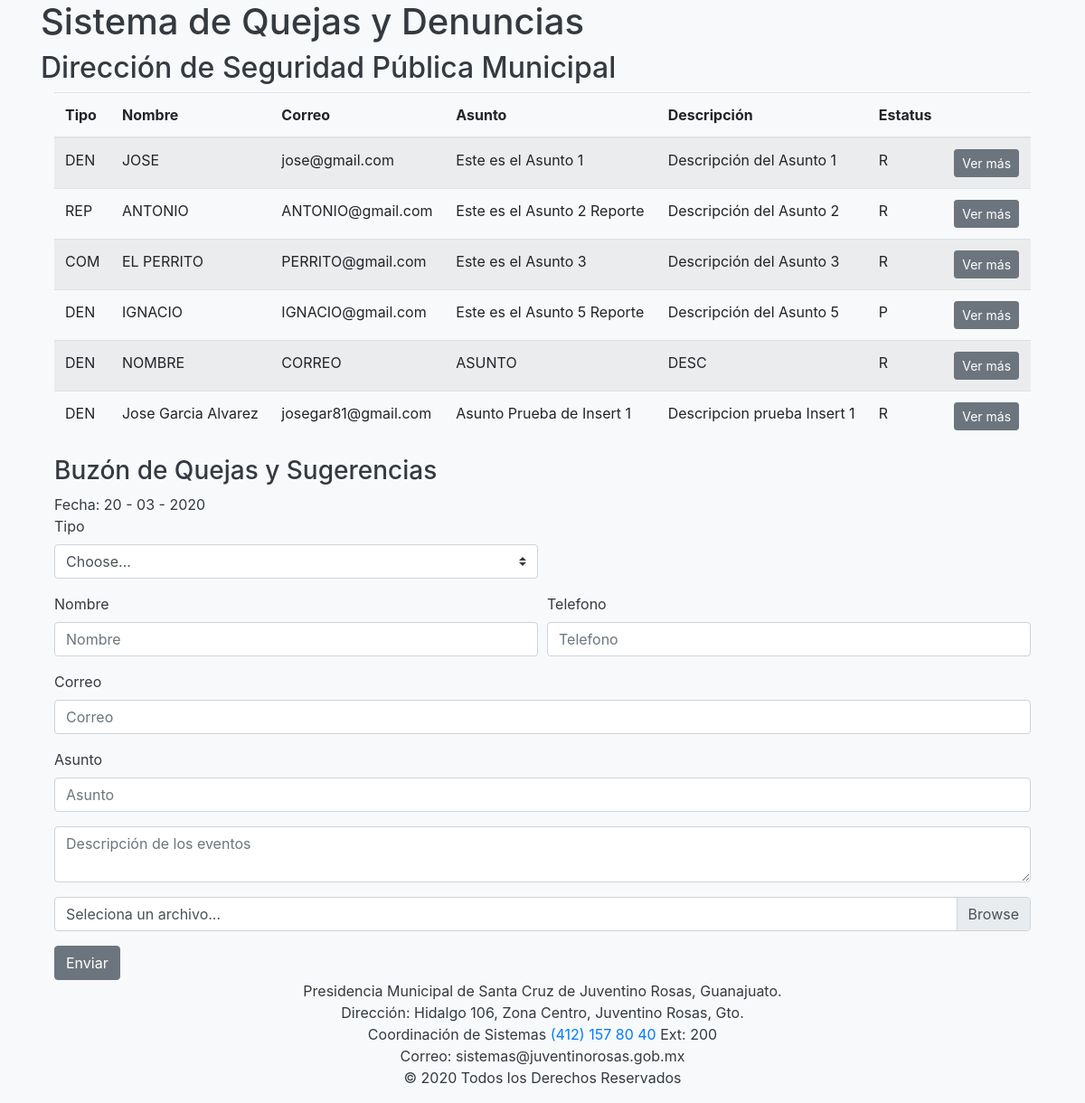
The page / on the database its author committed.
### tables this page shows
CREATE TABLE `denuncias` (
  `id` int(11) NOT NULL AUTO_INCREMENT,
  `folio` varchar(12) NOT NULL,
  `fecha` datetime NOT NULL DEFAULT CURRENT_TIMESTAMP COMMENT 'Se inserta en automatico cuando guarda ',
  `tipo` char(3) DEFAULT NULL,
  `nombre` varchar(60) DEFAULT NULL,
  `ciudad` varchar(45) DEFAULT NULL,
  `correo` varchar(80) DEFAULT NULL,
  `telefono` varchar(12) DEFAULT NULL,
  `asunto` varchar(80) DEFAULT NULL,
  `descripcion` text NOT NULL,
  `urlArchivoEvidencia` varchar(45) DEFAULT NULL,
  `estatus` char(1) NOT NULL DEFAULT 'R',
  PRIMARY KEY (`id`),
  UNIQUE KEY `folio_UNIQUE` (`folio`)
);

### controller/denunciasController.php (called while the page is built)
<?php
  require_once ('model/DenunciasModel.php');
  $denuncia = new DenunciasModel();
  $matrizDenuncias = $denuncia->getDenuncias();
  require_once ('view/DenunciasView.php');
  require_once ('view/formDenunciasView.php');
 ?>

### model/Conectar.php (called while the page is built)
<?php
  class Conectar {
    public static function conexion (){
      try {
        $conexion_db = new PDO('mysql:host=localhost; dbname=denuncias', 'root', '');
        $conexion_db->setAttribute(PDO::ATTR_ERRMODE, PDO::ERRMODE_EXCEPTION);
        $conexion_db->exec("SET CHARACTER SET utf8");
      } catch (\Exception $e) {
        die('Error: ' . $e->GetMessage());
        echo "<br> La linea de error es: " . $e->getLine();
      }
      return $conexion_db;
    }
  }
 ?>

### model/DenunciasModel.php (called while the page is built, shortened)
<?php
  class DenunciasModel{
    private $db;
    private $denuncias;
    public function __construct(){
      require_once ('model/Conectar.php');
      $this->db = Conectar::conexion();
    }
    public function getDenuncias(){
      $sql = "SELECT * FROM denuncias";
      $consulta = $this->db->prepare($sql);
      $consulta->execute();
      while($rs = $consulta->fetchAll(PDO::FETCH_ASSOC)){
        $this->denuncias = $rs;
      }
      return $this->denuncias;
      $this->db = null;
      print_r($this->denuncias);
    }
  }
?>

### view/DenunciasView.php (the view, shortened to what this page needs)
<!DOCTYPE html>
<html lang="en">
<head>
</head>
<body>
  <div class="container">
    <table class="table table-striped">
      <thead>
        <tr>
          <th scope="col">Tipo</th>
          <th scope="col">Nombre</th>
          <th scope="col">Correo</th>
          <th scope="col">Asunto</th>
          <th scope="col">Descripción</th>
          <th scope="col">Estatus</th>
          <th></th>
        </tr>
      </thead>
      <tbody>
      <?php foreach ($matrizDenuncias as $elemento): ?>
        <tr scope="row">
          <td><?php echo $elemento['tipo']; ?></td>
          <td><?php echo $elemento['nombre']; ?></td>
          <td><?php echo $elemento['correo']; ?></td>
          <td><?php echo $elemento['asunto']; ?></td>
          <td><?php echo $elemento['descripcion']; ?></td>
          <td><?php echo $elemento['estatus']; ?></td>
          <td><input type="submit" id="verMas" class="btn btn-secondary btn-sm" value="Ver más"></td>
        </tr>
      <?php endforeach; ?>
      </tbody>
    </table>
  </div>
</body>
</html>

### index.php (shortened to what this page needs)
<!DOCTYPE html>
<html lang="en">
<head>
  <link rel="stylesheet" href="https://stackpath.bootstrapcdn.com/bootstrap/4.4.1/css/bootstrap.min.css">
</head>
<body class="bg-light text-dark">
  <div class="container">
    <h1>Sistema de Quejas y Denuncias</h1>
    <h2>Dirección de Seguridad Pública Municipal</h2>
      <?php include_once ('controller/denunciasController.php'); ?>
    <footer>
      <div class="container">
        <div class="row">
          <div class="col-xs-12 text-center col-md-12">
            Presidencia Municipal de Santa Cruz de Juventino Rosas, Guanajuato. <br>
            Dirección: Hidalgo 106, Zona Centro, Juventino Rosas, Gto. <br />
            Coordinación de Sistemas <a href="tel:+524121578040" class="telefono">(412) 157 80 40</a> Ext: 200 <br>
            Correo: sistemas@juventinorosas.gob.mx <br>
            <p class="footDR">© 2020 Todos los Derechos Reservados</p>
          </div>
        </div>
      </div>
    </footer>
</body>
</html>

### view/formDenunciasView.php (shortened to what this page needs)
<!DOCTYPE html>
<html lang="en">
<head>
</head>
<body>
  <div class="container main">
    <h3 class="textoBlanco">Buzón de Quejas y Sugerencias</h3>
    <div class="col-xs-12">
      <?php
        echo "Fecha: " . $hoy = date('d - m - Y');
        echo "<br />";
      ?>
    </div>
    <form action="/controller/Transacciones.php" method="post" name="formulario1" enctype="multipart/form-data">
      <div class="form-row">
        <div class="form-group col-md-6">
          <label for="tipo">Tipo</label>
          <select class="custom-select" id="tipo" name="tipo" required>
            <option selected disabled value="">Choose...</option>
          </select>
        </div>
        <div class="form-group col-md-6 ">
        </div>
      </div>
      <div class="form-row">
        <div class="form-group col-md-6">
          <label for="tipo">Nombre</label>
          <input type="text" name="nombre" class="form-control" placeholder="Nombre" maxlength="60" required />
        </div>
        <div class="form-group col-md-6">
          <label for="tipo">Telefono</label>
          <input type="text" name="telefono" class="form-control" placeholder="Telefono" maxlength="12" />
        </div>
      </div>
      <div class="form-group">
        <label for="tipo">Correo</label>
        <input type="email" name="correo" class="form-control" placeholder="Correo" maxlength="60" required />
      </div>
      <div class="form-group">
        <label for="tipo">Asunto</label>
        <input type="text" name="asunto" class="form-control" placeholder="Asunto" maxlength="45" required />
      </div>
      <div class="form-group">
        <textarea class="form-control" placeholder="Descripción de los eventos" name="descripcion" required></textarea>
      </div>
      <div class="form-group">
        <div class="custom-file">
          <label class="custom-file-label" for="validatedCustomFile">Seleciona un archivo...</label>
        </div>
      </div>
      <input type="submit" class="btn btn-secondary" value="Enviar">
    </form>
  </div>
  </div>
</body>
</html>

### rows shown on the page
denuncias: tipo "DEN", nombre "JOSE", correo "jose@gmail.com", asunto "Este es el Asunto 1", descripcion "Descripción del Asunto 1", estatus "R"
denuncias: tipo "REP", nombre "ANTONIO", correo "ANTONIO@gmail.com", asunto "Este es el Asunto 2 Reporte", descripcion "Descripción del Asunto 2", estatus "R"
denuncias: tipo "COM", nombre "EL PERRITO", correo "PERRITO@gmail.com", asunto "Este es el Asunto 3", descripcion "Descripción del Asunto 3", estatus "R"
denuncias: tipo "DEN", nombre "IGNACIO", correo "IGNACIO@gmail.com", asunto "Este es el Asunto 5 Reporte", descripcion "Descripción del Asunto 5", estatus "P"
denuncias: tipo "DEN", nombre "NOMBRE", correo "CORREO", asunto "ASUNTO", descripcion "DESC", estatus "R"
denuncias: tipo "DEN", nombre "Jose Garcia Alvarez", correo "josegar81@gmail.com", asunto "Asunto Prueba de Insert 1", descripcion "Descripcion prueba Insert 1", estatus "R"
